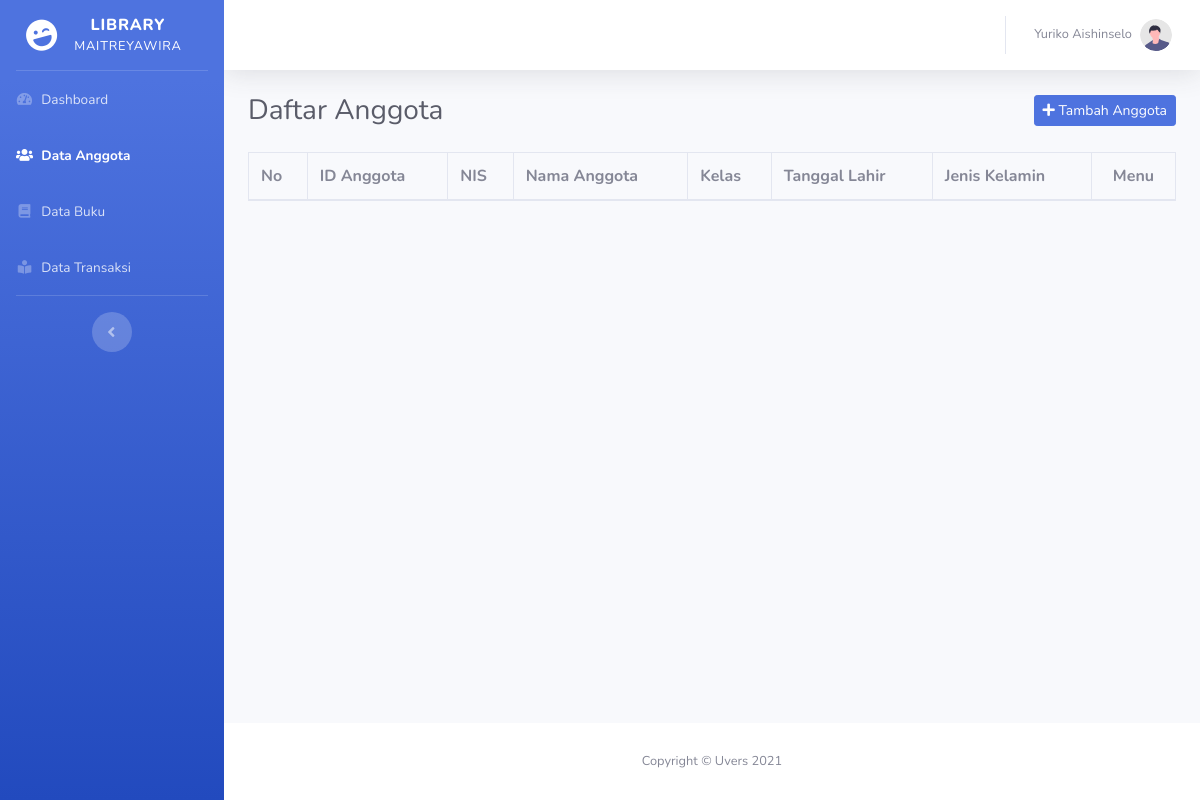
The app's page /index.php?page=daftarAnggota, older data.
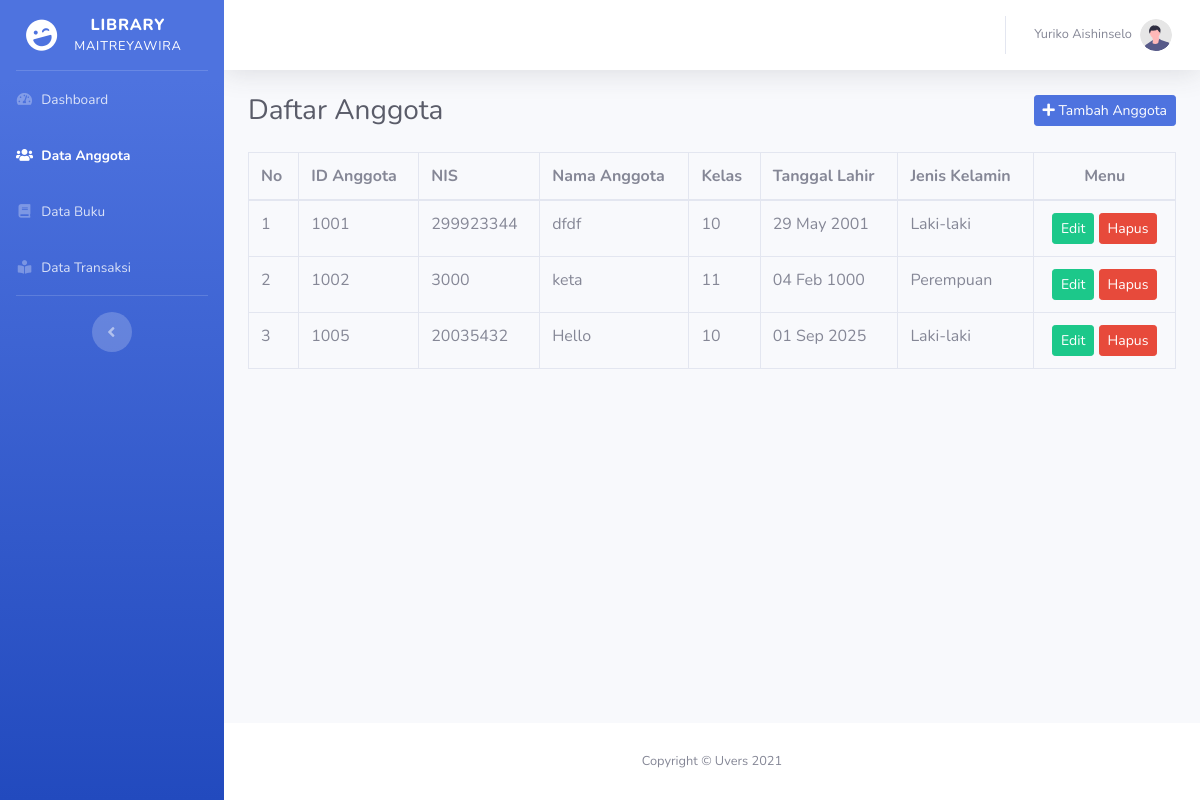
The same page, newer data.
### tables this page shows
CREATE TABLE `tabel_anggota` (
  `id_anggota` int(11) NOT NULL,
  `nama_anggota` varchar(64) NOT NULL,
  `kelas` int(10) NOT NULL,
  `tanggal_lahir` date NOT NULL,
  `jenis_kelamin` varchar(16) NOT NULL,
  `NIS` int(11) NOT NULL
);

### Pages/Anggota/daftarAnggota.php (the view)
<div class="d-sm-flex align-items-center justify-content-between mb-4">
  <h1 class="h3 mb-0 text-gray-800">Daftar Anggota</h1>
  <a href="index.php?page=tambahAnggota" class="btn btn-primary btn-sm">
    <i class="fas fa-plus"></i> Tambah Anggota
  </a>
</div>
<div class="table-responsive">
  <table class="table table-bordered" width="100%" cellspacing="0">
    <thead>
      <tr>
        <th>No</th>
        <th>ID Anggota</th>
        <th>NIS</th>
        <th>Nama Anggota</th>
        <th>Kelas</th>
        <th>Tanggal Lahir</th>
        <th>Jenis Kelamin</th>
        <th class="text-center">Menu</th>
      </tr>
    </thead>
    <tbody>
      <?php
      include "koneksi.php";
      $nomor = 0;
      $sql = "SELECT * FROM tabel_anggota";
      $query = mysqli_query($db, $sql);
      while ($data = mysqli_fetch_array($query)) {
        $nomor++;
        ?>
        <tr>
          <td><?php echo $nomor; ?></td>
          <td><?php echo $data['id_anggota']; ?></td>
          <td><?php echo $data['NIS']; ?></td>
          <td><?php echo $data['nama_anggota']; ?></td>
          <td><?php echo $data['kelas']; ?></td>
          <td><?php echo date("d M Y", strtotime($data['tanggal_lahir'])); ?></td>
          <td><?php echo $data['jenis_kelamin']; ?></td>
          <td class="text-center">
            <a href="index.php?page=editAnggota&id=<?php echo $data['id_anggota']; ?>"
              class="btn btn-sm btn-success">Edit</a>
            <a href="index.php?page=hapusAnggotaLogic&id=<?php echo $data['id_anggota']; ?>"
              onclick="return confirm('Apakah Anda yakin ingin menghapus anggota ini?')"
              class="btn btn-sm btn-danger">Hapus</a>
          </td>
        </tr>
        <?php
      }
      ?>
    </tbody>
  </table>
</div>

### index.php (shortened to what this page needs)
<!DOCTYPE html>
<html lang="en">
<head>
  <link href="Global/vendor/fontawesome-free/css/all.min.css" rel="stylesheet" type="text/css" />
  <link href="Global/css/sb-admin-2.min.css" rel="stylesheet" />
</head>
<body id="page-top">
  <div id="wrapper">
    <ul class="navbar-nav bg-gradient-primary sidebar sidebar-dark accordion" id="accordionSidebar">
      <a class="sidebar-brand d-flex align-items-center justify-content-center" href="index.html">
        <div class="sidebar-brand-icon rotate-n-15">
          <i class="fas fa-laugh-wink"></i>
        </div>
        <div class="sidebar-brand-text mx-3">
          Library
          <div class="small">Maitreyawira</div>
        </div>
      </a>
      <hr class="sidebar-divider my-0" />
      <?php $page = $_GET['page'] ?? 'dashboard'; ?>
      <li class="nav-item <?= $page == 'dashboard' ? 'active' : '' ?>">
        <a class="nav-link" href="index.php?page=dashboard">
          <i class="fas fa-fw fa-tachometer-alt"></i>
          <span>Dashboard</span>
        </a>
      </li>
      <li class="nav-item <?= $page == 'daftarAnggota' ? 'active' : '' ?>">
        <a class="nav-link" href="index.php?page=daftarAnggota">
          <i class="fas fa-fw fa-users"></i>
          <span>Data Anggota</span>
        </a>
      </li>
      <li class="nav-item <?= $page == 'daftarBuku' ? 'active' : '' ?>">
        <a class="nav-link" href="index.php?page=daftarBuku">
          <i class="fas fa-fw fa-book"></i>
          <span>Data Buku</span>
        </a>
      </li>
      <li class="nav-item <?= $page == 'daftarTransaksi' ? 'active' : '' ?>">
        <a class="nav-link" href="index.php?page=daftarTransaksi">
          <i class="fas fa-fw fa-book-reader"></i>
          <span>Data Transaksi</span>
        </a>
      </li>
      <hr class="sidebar-divider d-none d-md-block" />
      <div class="text-center d-none d-md-inline">
        <button class="rounded-circle border-0" id="sidebarToggle"></button>
      </div>
    </ul>
    <div id="content-wrapper" class="d-flex flex-column">
      <div id="content">
        <nav class="navbar navbar-expand navbar-light bg-white topbar mb-4 static-top shadow">
          <ul class="navbar-nav ml-auto">
            <li class="nav-item dropdown no-arrow">
              <a class="nav-link dropdown-toggle" href="#" id="userDropdown" role="button" data-toggle="dropdown"
                aria-haspopup="true" aria-expanded="false">
                <span class="mr-2 d-none d-lg-inline text-gray-600 small">
                  Yuriko Aishinselo
                </span>
                <img class="img-profile rounded-circle" src="Resources/img/undraw_profile.svg" />
              </a>
            </li>
          </ul>
        </nav>
        <div class="container-fluid">
          <?php
          if (isset($_GET['page'])) {
            $page = $_GET['page'];
            switch ($page) {
              case 'daftarAnggota':
                include "Pages/Anggota/daftarAnggota.php";
                break;
            }
          } else {
            include "Pages/Dashboard/dashboard.php";
          }
          ?>
        </div>
      </div>
      <footer class="sticky-footer bg-white">
        <div class="container my-auto">
          <div class="copyright text-center my-auto">
            <span>Copyright &copy; Uvers 2021</span>
          </div>
        </div>
      </footer>
    </div>
  </div>
</body>
</html>

Row changes from the older to the newer data that the page shows:
added tabel_anggota: id_anggota "1001", NIS "299923344", nama_anggota "dfdf", kelas "10", tanggal_lahir "29 May 2001", jenis_kelamin "Laki-laki"
added tabel_anggota: id_anggota "1002", NIS "3000", nama_anggota "keta", kelas "11", tanggal_lahir "04 Feb 1000", jenis_kelamin "Perempuan"
added tabel_anggota: id_anggota "1005", NIS "20035432", nama_anggota "Hello", kelas "10", tanggal_lahir "01 Sep 2025", jenis_kelamin "Laki-laki"
